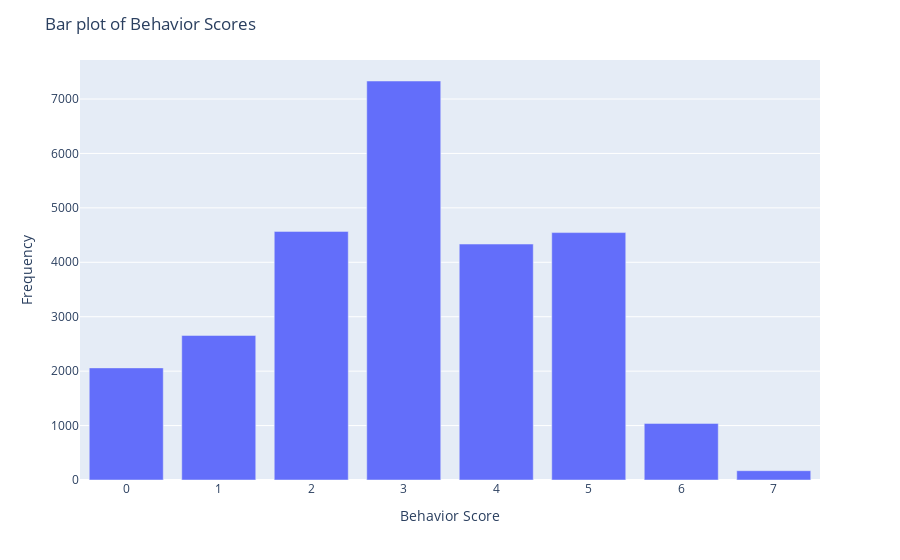

Source (notebook cell):
### Code cell
# Plot the distribution
import plotly.express as px
# Plot the distribution

# Get the value counts of 'behavior_score'
value_counts = merged_df['behavior_score'].value_counts()

# Create a bar chart using Plotly
fig = px.bar(value_counts, x=value_counts.index, y=value_counts.values)

# Set labels and title
fig.update_layout(
    xaxis_title='Behavior Score',
    yaxis_title='Frequency',
    title='Bar plot of Behavior Scores'
)

# Show the plot

### Figure 1 — Plotly figure (JSON) as saved in the notebook; plotly's stock layout.template omitted (floating-point values rounded to 4 significant figures)
{"data": [{"alignmentgroup": "True", "hovertemplate": "index=%{x}<br>y=%{y}<extra></extra>", "legendgroup": "", "marker": {"color": "#636efa"}, "name": "", "offsetgroup": "", "orientation": "v", "showlegend": false, "textposition": "auto", "type": "bar", "x": [3, 2, 5, 4, 1, 0, 6, 7], "xaxis": "x", "y": [7331, 4568, 4546, 4335, 2656, 2060, 1040, 171], "yaxis": "y"}], "layout": {"barmode": "relative", "legend": {"tracegroupgap": 0}, "margin": {"t": 60}, "title": {"text": "Bar plot of Behavior Scores"}, "xaxis": {"anchor": "y", "domain": [0, 1], "title": {"text": "Behavior Score"}}, "yaxis": {"anchor": "x", "domain": [0, 1], "title": {"text": "Frequency"}}}}
